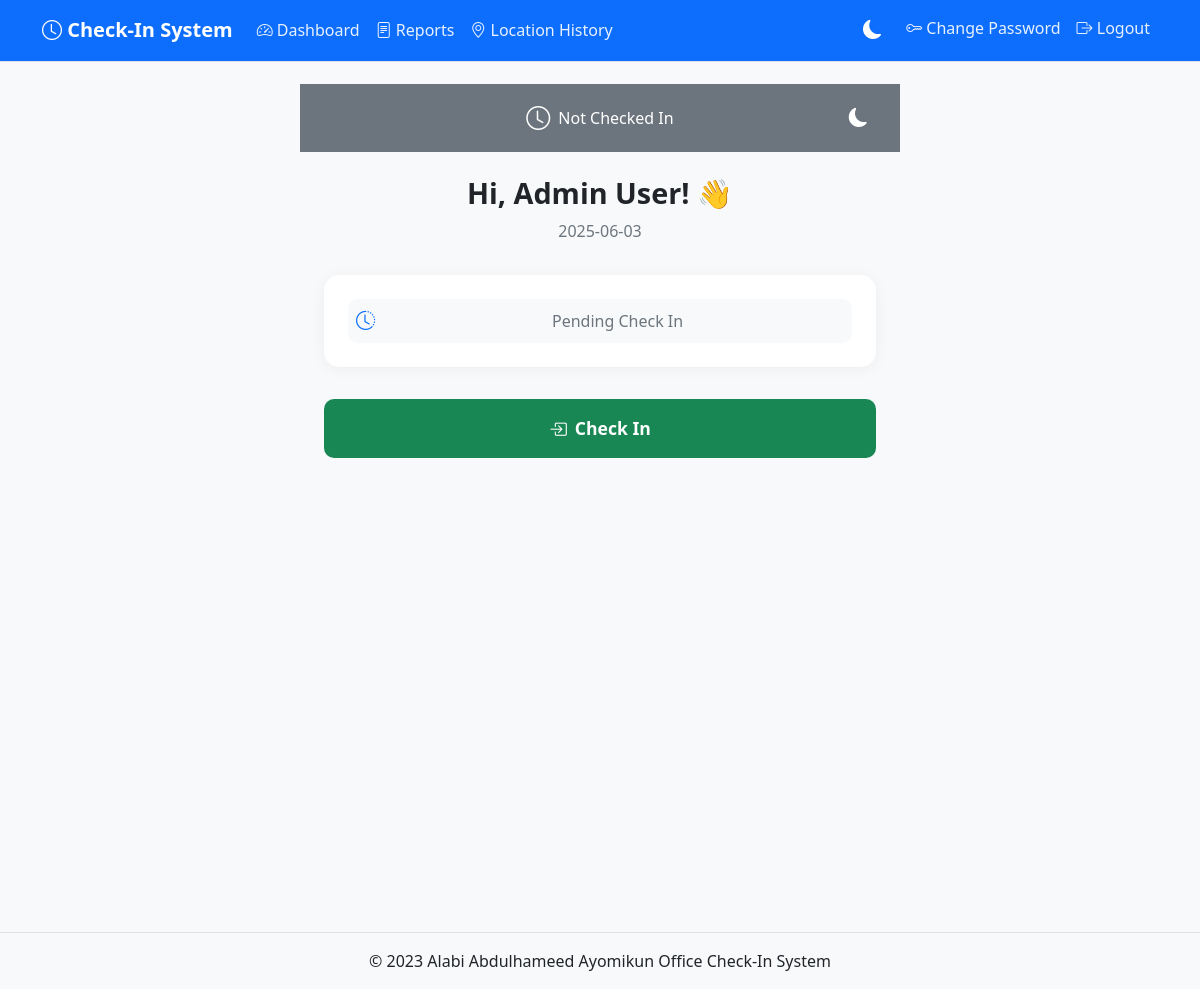
Page /mobile_check_in (signed in) on the earlier database version.
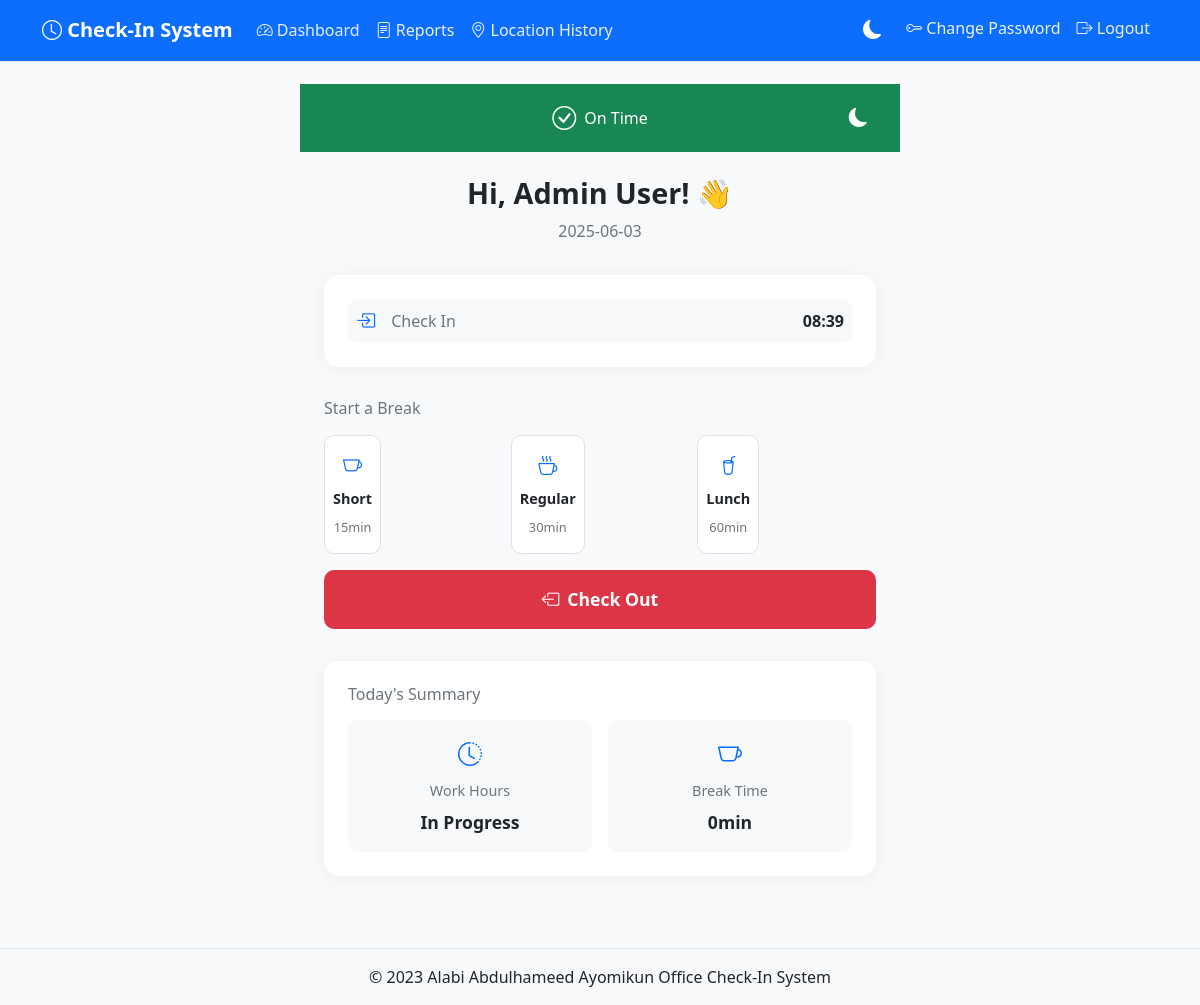
Same page on the later database version.
### tables this page shows
CREATE TABLE check_in_logs (
            id INTEGER PRIMARY KEY AUTOINCREMENT,
            staff_id INTEGER NOT NULL,
            check_in_time TIMESTAMP,
            check_out_time TIMESTAMP,
            date TEXT NOT NULL,
            is_late BOOLEAN DEFAULT FALSE,
            late_reason TEXT,
            total_break_time INTEGER DEFAULT 0,
            FOREIGN KEY (staff_id) REFERENCES staff (id)
        );

### app.py (the view)
@app.route('/mobile_check_in')
def mobile_check_in():
    if 'user_id' not in session:
        return redirect(url_for('login'))
    user_id = session['user_id']
    user_name = session['user_name']
    today = datetime.now().strftime('%Y-%m-%d')
    try:
        conn = get_db()
        cursor = conn.cursor()
        cursor.execute('''
            SELECT
                l.id,
                l.staff_id,
                l.check_in_time,
                l.check_out_time,
                l.is_late,
                l.late_reason,
                l.total_break_time
            FROM check_in_logs l
            WHERE l.staff_id = ? AND l.date = ?
        ''', (user_id, today))
        log = cursor.fetchone()
        active_break = None
        if log:
            cursor.execute('''
                SELECT
                    break_start,
                    break_type,
                    ROUND((strftime('%s', 'now') - strftime('%s', break_start)) / 60.0) as duration
                FROM break_logs
                WHERE check_in_log_id = ? AND break_end IS NULL
            ''', (log['id'],))
            active_break = cursor.fetchone()
    except sqlite3.Error as e:
        logger.error(f'Database error: {str(e)}')
        flash('An error occurred. Please try again.', 'error')
        return redirect(url_for('dashboard'))
    finally:
        if 'conn' in locals():
            conn.close()
    return render_template('mobile_check_in.html',
                         user_name=user_name,
                         log=log,
                         today=today,
                         active_break=active_break)

### app.py (called while the page is built)
def convert_datetime(val):
    try:
        return datetime.fromisoformat(val.decode())
    except (AttributeError, ValueError):
        return None

def get_db():
    if not hasattr(g, 'sqlite_db'):
        try:
            g.sqlite_db = sqlite3.connect(
                app.config['DATABASE_PATH'],
                detect_types=sqlite3.PARSE_DECLTYPES | sqlite3.PARSE_COLNAMES,
            )
            g.sqlite_db.row_factory = sqlite3.Row
        except sqlite3.Error as e:
            print(f"Database connection error: {str(e)}")
            raise
    return g.sqlite_db

@app.after_request
def add_cache_headers(response):
    try:
        if request.path.startswith('/static'):
            response.headers['Cache-Control'] = 'public, max-age=3600'
        return response
    except Exception as e:
        print(f"Error adding cache headers: {str(e)}")
        return response

### templates/mobile_check_in.html (shortened to what this page needs)
{% extends 'base.html' %}
{% block content %}
<div class="mobile-container">
    <div class="status-bar {% if log and log.is_late %}bg-warning{% elif log %}bg-success{% else %}bg-secondary{% endif %}">
        <div class="status-content">
            <div class="status-icon">
                {% if log and log.is_late %}
                    <i class="bi bi-exclamation-circle"></i>
                {% elif log %}
                    <i class="bi bi-check-circle"></i>
                {% else %}
                    <i class="bi bi-clock"></i>
                {% endif %}
            </div>
            <div class="status-text">
                {% if log and log.is_late %}
                    Late Check-in
                {% elif log %}
                    On Time
                {% else %}
                    Not Checked In
                {% endif %}
            </div>
            <button id="theme-toggle" class="theme-toggle">
                <i class="bi bi-moon-fill"></i>
            </button>
        </div>
    </div>
    <div class="content-wrapper">
        <div class="welcome-section">
            <h2>Hi, {{ user_name }}! 👋</h2>
            <p class="date">{{ today }}</p>
        </div>
        <div class="time-card">
            <div class="time-info">
                {% if log %}
                    <div class="time-item">
                        <i class="bi bi-box-arrow-in-right"></i>
                        <span>Check In</span>
                        <strong>{{ log.check_in_time.strftime('%H:%M') if log.check_in_time else 'N/A' }}</strong>
                    </div>
                {% else %}
                    <div class="time-item pending">
                        <i class="bi bi-clock-history"></i>
                        <span>Pending Check In</span>
                    </div>
                {% endif %}
            </div>
        </div>
        <div class="action-section">
            {% if not log %}
                <form action="{{ url_for('check_in') }}" method="POST" class="action-form">
                    <button type="submit" class="btn-action check-in">
                        <i class="bi bi-box-arrow-in-right"></i>
                        Check In
                    </button>
                </form>
            {% elif not log.check_out_time %}
                {% if not active_break %}
                    <div class="break-controls">
                        <h6>Start a Break</h6>
                        <div class="break-options">
                            <form action="{{ url_for('start_break') }}" method="POST" class="break-form">
                                <button type="submit" class="btn-break short">
                                    <i class="bi bi-cup"></i>
                                    <span>Short</span>
                                    <small>15min</small>
                                </button>
                            </form>
                            <form action="{{ url_for('start_break') }}" method="POST" class="break-form">
                                <button type="submit" class="btn-break regular">
                                    <i class="bi bi-cup-hot"></i>
                                    <span>Regular</span>
                                    <small>30min</small>
                                </button>
                            </form>
                            <form action="{{ url_for('start_break') }}" method="POST" class="break-form">
                                <button type="submit" class="btn-break lunch">
                                    <i class="bi bi-cup-straw"></i>
                                    <span>Lunch</span>
                                    <small>60min</small>
                                </button>
                            </form>
                        </div>
                    </div>
                    <form action="{{ url_for('check_out') }}" method="POST" class="action-form">
                        <button type="submit" class="btn-action check-out">
                            <i class="bi bi-box-arrow-left"></i>
                            Check Out
                        </button>
                    </form>
                {% endif %}
            {% endif %}
        </div>
        {% if log %}
        <div class="summary-section">
            <h6>Today's Summary</h6>
            <div class="summary-grid">
                <div class="summary-item">
                    <i class="bi bi-clock-history"></i>
                    <span>Work Hours</span>
                    <strong>
                        {% if log.check_out_time %}
                            {{ ((log.check_out_time - log.check_in_time).total_seconds() / 3600)|round(1) }}h
                        {% else %}
                            In Progress
                        {% endif %}
                    </strong>
                </div>
                <div class="summary-item">
                    <i class="bi bi-cup"></i>
                    <span>Break Time</span>
                    <strong>{{ log.total_break_time if log.total_break_time else 0 }}min</strong>
                </div>
            </div>
        </div>
        {% endif %}
    </div>
</div>
{% endblock %}

### templates/base.html (shortened to what this page needs)
<!DOCTYPE html>
<html lang="en">
<head>
    <link href="https://cdn.jsdelivr.net/npm/bootstrap@5.1.3/dist/css/bootstrap.min.css" rel="stylesheet">
    <link href="https://cdn.jsdelivr.net/npm/bootstrap-icons@1.8.1/font/bootstrap-icons.css" rel="stylesheet">
    <link href="https://cdnjs.cloudflare.com/ajax/libs/font-awesome/6.0.0/css/all.min.css" rel="stylesheet">
</head>
<body>
    <nav class="navbar navbar-expand-lg navbar-dark bg-primary fixed-top">
        <div class="container">
            <a class="navbar-brand" href="{{ url_for('dashboard') }}">
                <i class="bi bi-clock"></i> Check-In System
            </a>
            {% if session.get('user_id') %}
            <div class="collapse navbar-collapse" id="navbarNav">
                <ul class="navbar-nav me-auto">
                    <li class="nav-item">
                        <a class="nav-link" href="{{ url_for('dashboard') }}">
                            <i class="bi bi-speedometer2"></i> Dashboard
                        </a>
                    </li>
                    {% if session.get('user_role') == 'admin' %}
                    <li class="nav-item">
                        <a class="nav-link" href="{{ url_for('reports') }}">
                            <i class="bi bi-file-text"></i> Reports
                        </a>
                    </li>
                    <li class="nav-item">
                        <a class="nav-link" href="{{ url_for('location_history') }}">
                            <i class="bi bi-geo-alt"></i> Location History
                        </a>
                    </li>
                    {% endif %}
                </ul>
                <ul class="navbar-nav">
                    <li class="nav-item">
                        <button id="theme-toggle" class="nav-link btn btn-link">
                            <i class="bi bi-moon-fill"></i>
                        </button>
                    </li>
                    <li class="nav-item">
                        <a class="nav-link" href="{{ url_for('change_password') }}">
                            <i class="bi bi-key"></i> Change Password
                        </a>
                    </li>
                    <li class="nav-item">
                        <a class="nav-link" href="{{ url_for('logout') }}">
                            <i class="bi bi-box-arrow-right"></i> Logout
                        </a>
                    </li>
                </ul>
            </div>
            {% endif %}
        </div>
    </nav>
    <main class="container mt-4">
        {% block content %}{% endblock %}
    </main>
    <footer class="mt-5 py-3 bg-light text-center">
        <div class="container">
            <p class="mb-0">© 2023 Alabi Abdulhameed Ayomikun Office Check-In System</p>
        </div>
    </footer>
</body>
</html>

### templates/base.html (style rules this page uses)
:root { --bg-primary: #f8f9fa; --bg-secondary: #ffffff; --text-primary: #212529; --text-secondary: #6c757d; --border-color: #dee2e6; --card-shadow: 0 2px 15px rgba(0,0,0,0.05); --accent-color: #0d6efd; --success-color: #198754; --warning-color: #ffc107; --danger-color: #dc3545; --info-color: #0dcaf0; }
body { background-color: var(--bg-primary); color: var(--text-primary); padding-bottom: env(safe-area-inset-bottom); padding-top: 60px; transition: background-color 0.3s ease, color 0.3s ease; }
.navbar-brand { font-weight: bold; }
#theme-toggle { background: transparent; border: none; color: white; padding: 0.5rem 1rem; cursor: pointer; display: flex; align-items: center; justify-content: center; transition: transform 0.3s ease; }
#theme-toggle i { font-size: 1.2rem; }
.navbar { background-color: var(--accent-color) !important; border-bottom: 1px solid var(--border-color); transition: background-color 0.3s ease; }
.navbar-dark .navbar-nav .nav-link { color: rgba(255, 255, 255, 0.9); }
footer { background-color: var(--bg-secondary) !important; color: var(--text-primary) !important; border-top: 1px solid var(--border-color); transition: background-color 0.3s ease, color 0.3s ease; }

Differences in the rows shown:
now on this page (row edited): check_in_logs: check_in_time "08:39", total_break_time "0"
changed check_in_logs: is_late True → False (drawn)
Other differences:
text no longer shown: "Not Checked In Pending Check In"
text now shown: "On Time Start a Break Short 15min Regular 30min Lunch 60min Check Out Today's Summary Work Hours In Progress Break Time min"
